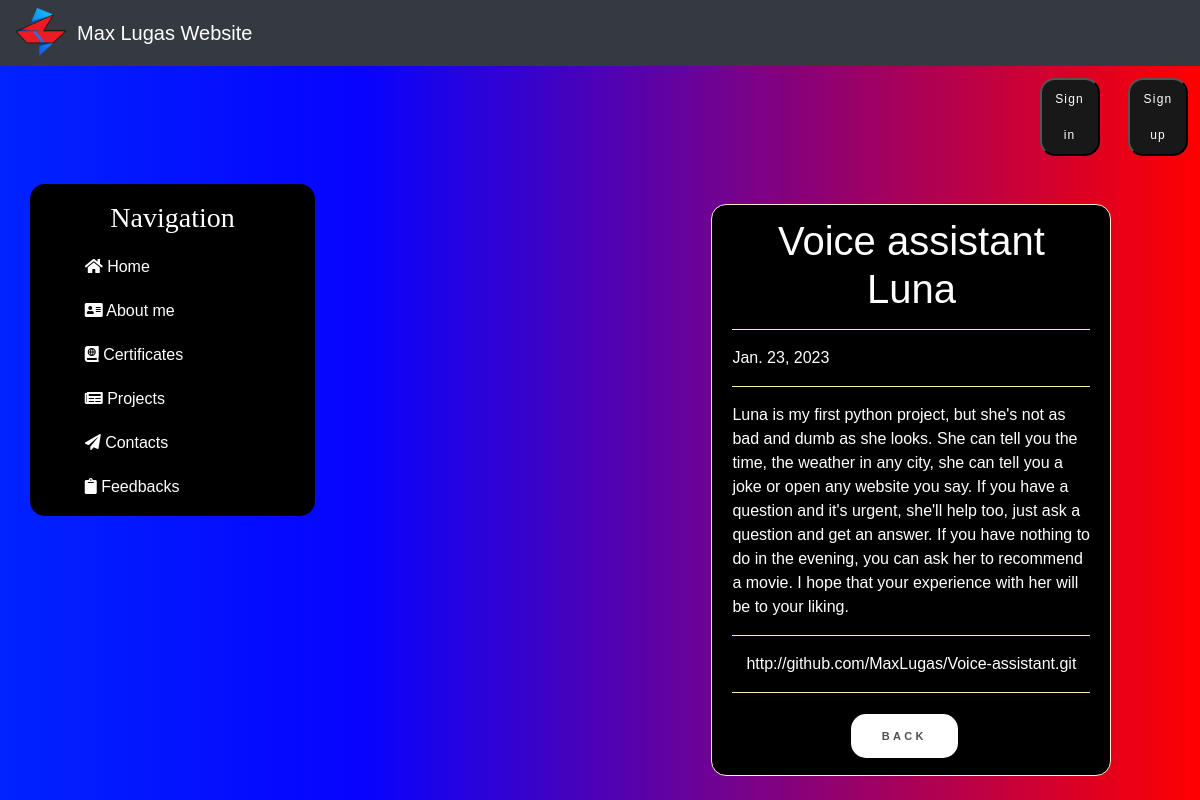
The app's page /project/1 with its own data.
### news/models.py (models this page shows, shortened)
class Articles(models.Model):
    title = models.CharField('Title', max_length=50)
    anons = models.CharField('Anons', max_length=250)
    content = models.TextField('Content')
    date = models.DateField('Date of publication', auto_now_add=True)
    link = models.URLField('Link to GitHub', default=None)
    class Meta:
        verbose_name = 'News'
        verbose_name_plural = "News"

### news/views.py (the view)
# urls.py: path('<int:pk>', views.NewsDetailView.as_view(), name='news-detail'),
class NewsDetailView(DetailView):
    model = Articles
    template_name = 'news/details_view.html'
    context_object_name = 'article'

### news/templates/news/details_view.html (shortened to what this page needs)
{% extends 'main/layout.html' %}
{% block content %}
    <div class="features">
        <div class="alert alert-warning">
            <h1>{{ article.title }}</h1>
            <hr>
            <p>{{ article.date }}</p>
            <hr>
            <p>{{ article.content }}</p>
            <hr>
            <p><a class="github" href="{{ article.link }}">{{ article.link }}</a></p>
            <hr>
            <a href="{% url 'news_home' %}" class="shine-button">Back</a>
        </div>
    </div>
{% endblock %}

### main/static/main/css/main.css (style rules this page uses)
body { background: rgb(0,35,255); background: linear-gradient(90deg, rgba(0,35,255,1) 0%, rgba(3,0,255,0.9893207282913166) 30%, rgba(255,0,0,1) 100%); font-family: 'Montserrat', sans-serif; }
.features { color: #fff; margin-left: 35%; text-align: center; width: 75%; }
.alert-warning { background-color: black; color: white; border-radius: 15px; width: 400px; margin: 20px 8%; text-align: left; }
.alert-warning h1 { text-align: center; }
.alert-warning .shine-button { margin-left: 33%; }
.alert-warning a.github { color: white; display: block; text-decoration: none; transition: transform .6s ease; text-align: center; }
.shine-button { text-decoration: none; display: inline-block; width: 30%; height: 4em; line-height: 4em; border-radius: 15px; margin: 5px; font-family: 'Montserrat', sans-serif; font-size: 11px; text-transform: uppercase; text-align: center; letter-spacing: .3em; font-weight: 600; color: #524f4e; background: white; box-shadow: 0 8px 15px rgba(0, 0, 0, .1); transition: .3s; }

### records on screen
Articles: title "Voice assistant Luna", date "Jan. 23, 2023", content "Luna is my first python project, but she's not as bad and dumb as she looks. She can tell you the time, the weather in any city, she can tell you a joke or open any website you say. If you have a question and it's urgent, she'll help too, just ask a question and get an answer. If you have nothing to do in the evening, you can ask her to recommend a movie. I hope that your experience with her will be to your liking.", link "http://github.com/MaxLugas/Voice-assistant.git"
